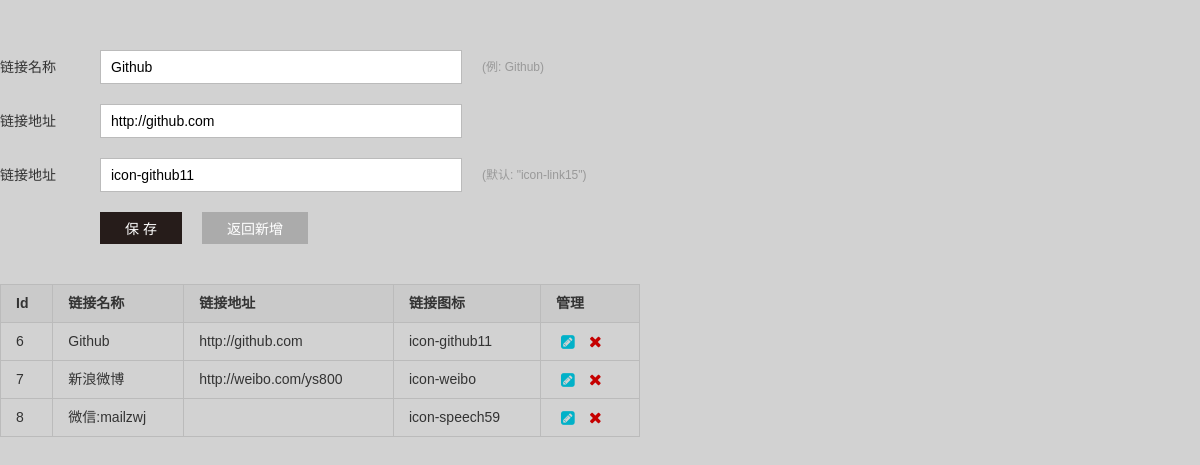
Page /admin/settings/link-setting.php?id=6 (signed in) on the committed database.
### tables this page shows
CREATE TABLE `link` (
  `id` int(10) NOT NULL AUTO_INCREMENT,
  `linkname` varchar(255) NOT NULL,
  `linkaddr` varchar(255) DEFAULT NULL,
  `linkicon` varchar(255) NOT NULL DEFAULT 'icon-link15',
  PRIMARY KEY (`id`)
);

### admin/settings/link-setting.php (the view, shortened to what this page needs)
<!DOCTYPE html>
<html>
<head>
    <link rel="stylesheet" href="../assets/base/normalize.css">
    <link rel="stylesheet" href="../assets/base/common.css">
    <link rel="stylesheet" href="../assets/link/link.css">
</head>
<body>
<?php
    $id = isset($_GET['id']) ? $_GET['id'] : '';
    $links = mysql_query('SELECT * FROM link ORDER BY id ASC');
    if ($id) {
        $one = mysql_query('SELECT * FROM link WHERE id=' . $id);
        $oneArr = mysql_fetch_array($one);
    }
    $rows = mysql_num_rows($links);
?>
<div class="set-wrap link-wrap">
    <form action="./link-save.php" method="post" id="J_LinkForm">
        <div class="ed-row">
            <label for="J_LinkTitle" class="label">链接名称</label><input type="text" name="linkname" id="J_LinkTitle" class="input" placeholder="请输入链接名称" value="<?php echo isset($oneArr) ? $oneArr['linkname'] : ''; ?>"><span class="inline-help">(例: Github)</span>
        </div>
        <div class="ed-row">
            <label for="J_LinkAddr" class="label">链接地址</label><input type="text" name="link" id="J_LinkAddr" class="input" placeholder="请输入链接地址" value="<?php echo isset($oneArr) ? $oneArr['linkaddr'] : ''; ?>">
        </div>
        <div class="ed-row">
            <label for="J_LinkIcon" class="label">链接地址</label><input type="text" name="icon" id="J_LinkIcon" class="input" placeholder="请输入链接ICON" value="<?php echo isset($oneArr) ? $oneArr['linkicon'] : ''; ?>"><span class="inline-help">(默认: "icon-link15")</span>
        </div>
        <div class="ed-row btn-row">
            <input type="submit" value="<?php echo $id ? '保 存' : '添 加'; ?>" id="J_SaveLink" class="button"><?php echo $id ? '<a href="./link-setting.php" class="button cancel">返回新增</a>' : ''; ?>
        </div>
    </form>
    <table class="link-list">
        <thead>
            <tr>
                <th>Id</th>
                <th>链接名称</th>
                <th>链接地址</th>
                <th>链接图标</th>
                <th>管理</th>
            </tr>
        </thead>
        <tbody>
            <?php
                if ($rows) {
                    while($row = mysql_fetch_array($links)) {
            ?>
            <tr>
                <td><?php echo $row['id']; ?></td>
                <td><?php echo $row['linkname']; ?></td>
                <td><?php echo $row['linkaddr']; ?></td>
                <td><?php echo $row['linkicon']; ?></td>
                <td>
                    <a href="./link-setting.php?id=<?php echo $row['id']; ?>" target="_self" class="link-edit"><span class="icon-edit24"></span></a>
                    <a href="./link-del.php?id=<?php echo $row['id']; ?>" target="_self" class="link-del"><span class="icon-remove11"></span></a>
                </td>
            </tr>
            <?php
                    }
                } else {
            ?>
            <tr>
                <td colspan="5">暂无链接！</td>
            </tr>
            <?php
                }
            ?>
        </tbody>
    </table>
</div>
</body>
</html>

### admin/assets/base/common.css (style rules this page uses)
[class^="icon-"], [class*=" icon-"] { font-family: 'seejs'; speak: none; font-style: normal; font-weight: normal; font-variant: normal; text-transform: none; line-height: 1; vertical-align: middle; -webkit-font-smoothing: antialiased; -moz-osx-font-smoothing: grayscale; }
.icon-edit24:before { content:"\e867" }
.icon-remove11:before { content:"\e8fc" }
html, body { height: 100%; }
body, input, textarea { font: 14px/1.5 Consolas, Arial, '\5fae\8f6f\96c5\9ed1', sans-serif; }
body { background-color: #d2d2d2; }
a { text-decoration: none; color: #de0b1b; -webkit-transition: all .3s ease-out; -o-transition: all .3s ease-out; transition: all .3s ease-out; }
table { border: 1px solid #bbb; }
table tr { height: 38px; }
table thead { background-color: #cacaca; }
table th, table td { padding: 0 15px; border: 1px solid #bbb; vertical-align: middle; text-align: left; color: #333; }
.set-wrap { padding-top: 50px; }
.label { display: inline-block; *display: inline; *zoom: 1; vertical-align: middle; height: 32px; line-height: 32px; color: #333; }
.inline-help { display: inline-block; *display: inline; *zoom: 1; margin-left: 20px; vertical-align: middle; font-size: 12px; color: #999; }
.input, .select, input[type="text"], input[type="password"] { padding-left: 10px; vertical-align: middle; width: 348px; height: 30px; border: 1px solid #bbb; outline: none; }
.button, input[type="button"], input[type="submit"], input[type="reset"] { padding: 0 25px; height: 32px; line-height: 34px; border: 0; color: #fff; background-color: #261c1a; outline: none; }
.cancel, input.cancel { background-color: #ababab; }

### admin/assets/link/link.css (style rules this page uses)
.link-wrap .ed-row { margin-bottom: 20px; }
.link-wrap .label { width: 100px; }
.link-wrap .btn-row { padding-left: 100px; }
.link-wrap .cancel { display: inline-block; *display: inline; *zoom: 1; margin-left: 20px; height: 32px; }
.link-list { margin-top: 40px; width: 640px; }
.link-list .link-edit, .link-list .link-del { font-size: 16px; }
.link-list .link-edit { color: #01b1c8; }
.link-list .link-del { color: #c50000; }

### rows in the picture
link: linkname "Github", link "http://github.com", icon "icon-github11", id "6", linkaddr "http://github.com", linkicon "icon-github11"
link: id "7", linkname "新浪微博", linkaddr "http://weibo.com/ys800", linkicon "icon-weibo"
link: id "8", linkname "微信:mailzwj", linkicon "icon-speech59"
